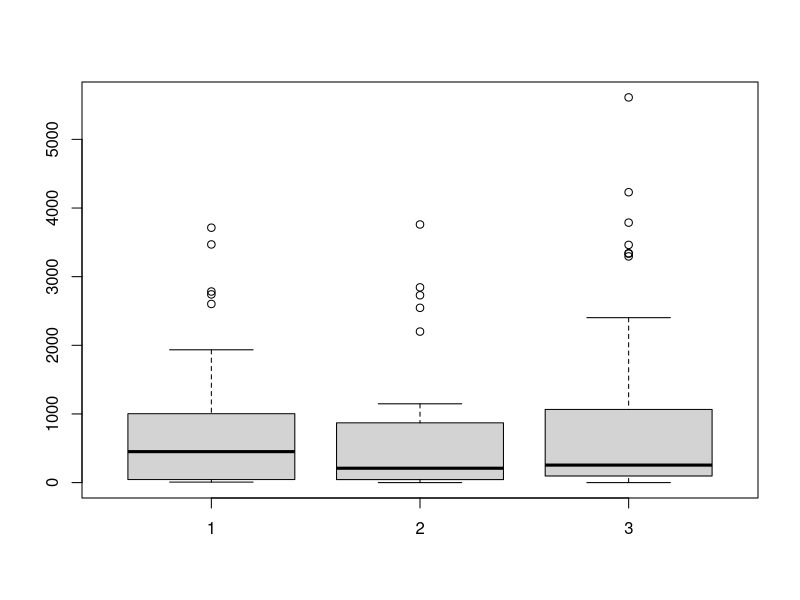
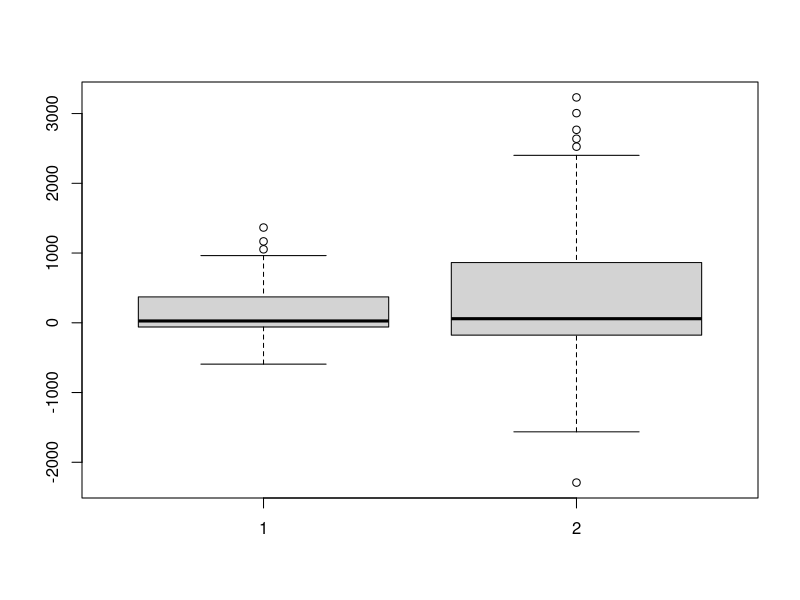

These charts were generated, in order, by the following R code: (Note: this script raises an error after producing the figures.)
# LISTA 8
# Zadanie 8.1
data <- read.table('uscrime.txt', header = TRUE)
n <- nrow(data)
#a
l0 <- lm(R~.-Ex0, data = data)
summary(l0)

#b
l1 <- lm(R~ Age + Ed + Ex1 + U2 + W + X, data = data)
summary(l1)

#c
l2 <- lm(R~ Ed + Ex1, data = data)
summary(l2)  

#d
errl0 <- numeric(n)
errl1 <- numeric(n)
errl2 <- numeric(n)
for(i in 1:n)
{
  l0_cross <- lm(R~.-Ex0, data= data, subset = -i) 
  l1_cross <- lm(R~ Age + Ed + Ex1 + U2 + W + X, data = data, subset = -i)
  l2_cross <- lm(R~ Ed + Ex1, data = data, subset = -i)
  
  errl0[i] <- (data$R[i] - predict(l0_cross, data[i,]))^2
  errl1[i] <- (data$R[i] - predict(l1_cross, data[i,]))^2
  errl2[i] <- (data$R[i] - predict(l2_cross, data[i,]))^2
}

mean(errl0)
mean(errl1)
mean(errl2)

median(errl0)
median(errl1)
median(errl2)

boxplot(errl0, errl1, errl2)
boxplot(errl0 - errl1, errl2 - errl1)

# Zadanie 8.2
View(longley)

#a
m <- lm(Employed~., data = longley)
#b
X <- as.matrix(longley[,-7])
n <- nrow(X)
p <- ncol(X)
Y <- longley[,7]
mean_x <- colMeans(X)
std_x <- sqrt(apply(X,2,var)*(n-1)/n)
X_scaled <- matrix(0,nrow = n, ncol = p)
for (i in 1:p)
{
  X_scaled[,i] <- (X[,i]-mean_x[i])/std_x[i]
}

Y_cen <- Y-mean(Y)
lambda <- 10
beta_scaled <- solve(t(X_scaled)%*%X_scaled  + lambda * diag(p),t(X_scaled)%*%Y_cen)
betaRIDGE <- c(mean(Y) - mean_x%*%(beta_scaled/std_x), beta_scaled/std_x)

library(glmnet)

sd_y <- sqrt(var(Y)*(n-1)/n)
# pierwszy sposob
fit_glmnet1 <- glmnet(X,Y,alpha = 0, intercept = TRUE, standardize = TRUE, thresh = 1e-20)
coef(fit_glmnet1)
beta2 <- as.vector(coef(fit_glmnet1, s = sd_y * lambda/n, exact = TRUE, x = X, y = Y))
# drugi sposob
fit_glmnet2 <- glmnet(X,Y,alpha = 0, lambda=sd_y*lambda/n, intercept = TRUE, standardize = TRUE, thresh = 1e-20)
coef(fit_glmnet2)
beta1

# c
model_ridge <- glmnet(X,Y,alpha=0)
cv1 <- cv.glmnet(X,Y,alpha = 0, nfolds = 3)
lambda_opt <- cv1$lambda.min # tak nie
cv1$lambda.1se # tak o

beta_opt <- as.vector(coef(model_ridge, s = lambda_opt))
# lub
beta_opt <- coef(model_ridge)[,which(model_ridge$lambda == lambda_opt)]
